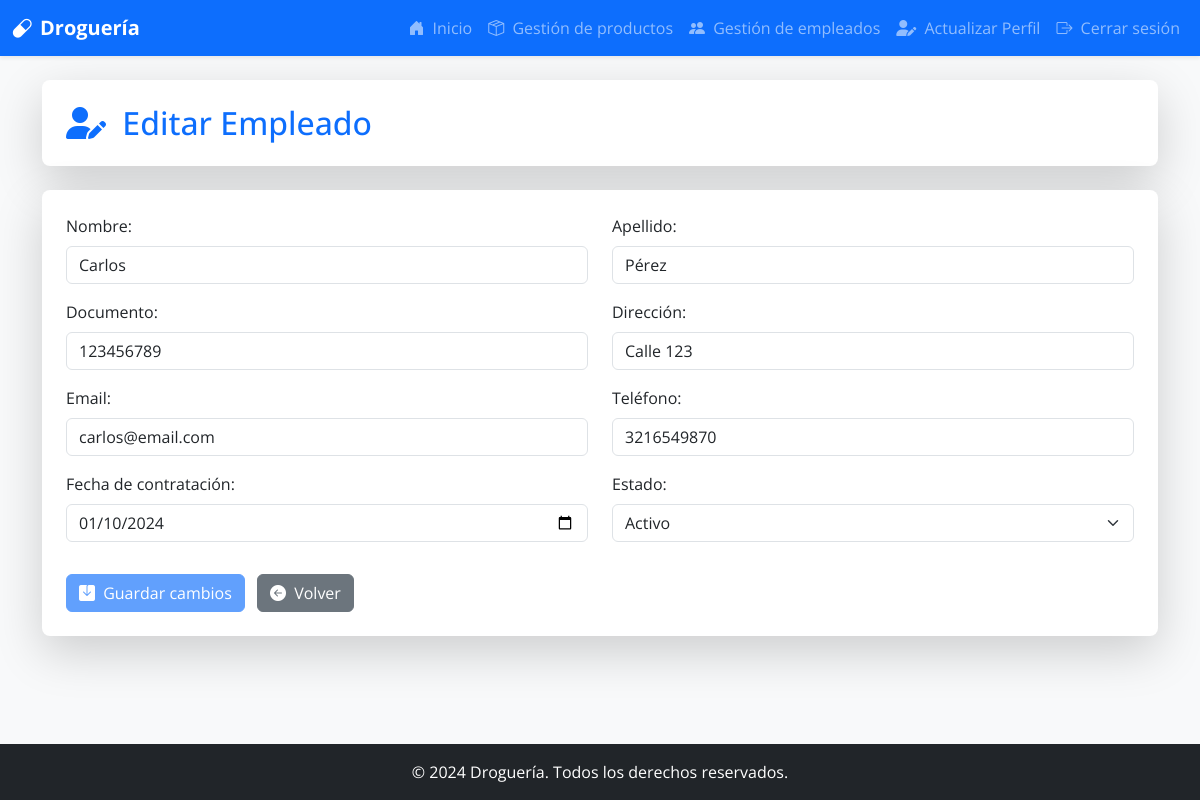
Screenshot of /empleadosDB/edit/1 (signed in) with the database file from the repository.
### models.py (models this page shows)
class Empleado(db.Model):
    __tablename__ = 'empleados'
    empleado_ID = db.Column(db.Integer, primary_key=True, autoincrement=True)
    usuario_FK = db.Column(db.Integer, db.ForeignKey('usuarios.usuario_ID', ondelete='CASCADE'), nullable=False)
    nombre1 = db.Column(db.String(150), nullable=False)
    nombre2 = db.Column(db.String(150))
    apellido1 = db.Column(db.String(150), nullable=False)
    apellido2 = db.Column(db.String(150))
    direccion = db.Column(db.String(100), nullable=False)
    documento_identificacion = db.Column(db.String(20), unique=True, nullable=False)
    email = db.Column(db.String(150), unique=True, nullable=False)
    telefono = db.Column(db.String(12), nullable=False)
    fecha_contratacion = db.Column(db.Date)
    estado = db.Column(db.Enum('activo', 'inactivo'), default='activo')

### app.py (the view)
@app.route('/empleadosDB/edit/<int:id>', methods=['GET'])
@login_required
def edit_empleado(id):
    if Rol.query.get(current_user.rol_FK).rol_usuario != "administrador":
        return jsonify({"error": "Acceso no autorizado"}), 403
    empleado = Empleado.query.get_or_404(id)
    return render_template('edit_empleado.html', empleado=empleado)

### app.py (called while the page is built)
@login_manager.user_loader
def load_user(user_id):
    return db.session.get(Usuario, int(user_id))

### templates/edit_empleado.html (shortened to what this page needs)
<!DOCTYPE html>
<html lang="es">
<head>
    <link href="https://cdn.jsdelivr.net/npm/bootstrap@5.3.2/dist/css/bootstrap.min.css" rel="stylesheet">
    <link href="https://cdn.jsdelivr.net/npm/bootstrap-icons@1.11.1/font/bootstrap-icons.css" rel="stylesheet">
    <link rel="stylesheet" href="https://cdnjs.cloudflare.com/ajax/libs/font-awesome/6.5.2/css/all.min.css">
</head>
<body class="bg-light">
    <nav class="navbar navbar-expand-lg navbar-dark bg-primary shadow-sm">
        <div class="container-fluid">
            <a class="navbar-brand d-flex align-items-center" href="{{ url_for('adminMain') }}">
                <i class="bi bi-capsule me-2"></i>
                <span class="fw-bold">Droguería</span>
            </a>
            <div class="collapse navbar-collapse" id="navbarNav">
                <ul class="navbar-nav ms-auto">
                    <li class="nav-item">
                        <a class="nav-link" href="{{ url_for('adminMain') }}"><i class="bi bi-house-door-fill me-1"></i> Inicio</a>
                    </li>
                    <li class="nav-item">
                        <a class="nav-link" href="{{ url_for('productosDB') }}"><i class="bi bi-box-seam me-1"></i> Gestión de productos</a>
                    </li>
                    <li class="nav-item">
                        <a class="nav-link" href="{{ url_for('empleadosDB') }}"><i class="bi bi-people-fill me-1"></i> Gestión de empleados</a>
                    </li>
                    <li class="nav-item">
                        <a class="nav-link" href="{{ url_for('update_profile') }}"><i class="fas fa-user-edit me-1"></i> Actualizar Perfil</a>
                    </li>
                    <li class="nav-item">
                        <a class="nav-link" href="{{ url_for('logout') }}"><i class="bi bi-box-arrow-right me-1"></i> Cerrar sesión</a>
                    </li>
                </ul>
            </div>
        </div>
    </nav>
    <main class="container mt-4 mb-5">
        <div class="card shadow-lg p-4 rounded-3 border-0 bg-white mb-4">
            <h2 class="card-title text-primary mb-0">
                <i class="fas fa-user-edit me-2"></i> Editar Empleado
            </h2>
        </div>
        <div class="card shadow-lg p-4 rounded-3 border-0 bg-white">
            <form action="{{ url_for('update_empleados', id=empleado.empleado_ID) }}" method="POST" id="formEditarEmpleado" class="needs-validation" novalidate>
                <div class="row">
                    <div class="col-md-6 mb-3">
                        <label for="nombre1" class="form-label">Nombre:</label>
                        <input type="text" class="form-control" id="nombre1" name="nombre1" value="{{ empleado.nombre1 }}" required>
                    </div>
                    <div class="col-md-6 mb-3">
                        <label for="apellido1" class="form-label">Apellido:</label>
                        <input type="text" class="form-control" id="apellido1" name="apellido1" value="{{ empleado.apellido1 }}" required>
                    </div>
                    <div class="col-md-6 mb-3">
                        <label for="documento_identificacion" class="form-label">Documento:</label>
                        <input type="text" class="form-control" id="documento_identificacion" name="documento_identificacion" value="{{ empleado.documento_identificacion }}" required>
                    </div>
                    <div class="col-md-6 mb-3">
                        <label for="direccion" class="form-label">Dirección:</label>
                        <input type="text" class="form-control" id="direccion" name="direccion" value="{{ empleado.direccion }}" required>
                    </div>
                    <div class="col-md-6 mb-3">
                        <label for="email" class="form-label">Email:</label>
                        <input type="email" class="form-control" id="email" name="email" value="{{ empleado.email }}" required>
                    </div>
                    <div class="col-md-6 mb-3">
                        <label for="telefono" class="form-label">Teléfono:</label>
                        <input type="text" class="form-control" id="telefono" name="telefono" value="{{ empleado.telefono }}" required>
                    </div>
                    <div class="col-md-6 mb-3">
                        <label for="fecha_contratacion" class="form-label">Fecha de contratación:</label>
                        <input type="date" class="form-control" id="fecha_contratacion" name="fecha_contratacion" value="{{ empleado.fecha_contratacion.strftime('%Y-%m-%d') }}" required>
                    </div>
                    <div class="col-md-6 mb-3">
                        <label for="estado" class="form-label">Estado:</label>
                        <select name="estado" id="estado" class="form-select" required>
                            <option value="activo" {% if empleado.estado == 'activo' %}selected{% endif %}>Activo</option>
                        </select>
                    </div>
                </div>
                <button type="submit" class="btn btn-primary mt-3" id="btnGuardarCambios"><i class="bi bi-save-fill me-1"></i> Guardar cambios</button>
                <a href="{{ url_for('empleadosDB') }}" class="btn btn-secondary mt-3 ms-2"><i class="bi bi-arrow-left-circle-fill me-1"></i> Volver</a>
            </form>
        </div>
    </main>
    <footer class="footer mt-auto py-3 bg-dark text-white">
        <div class="container text-center">
            <span>© 2024 Droguería. Todos los derechos reservados.</span>
        </div>
    </footer>
</body>
</html>

### templates/edit_empleado.html (style rules this page uses)
body { font-family: 'Open Sans', sans-serif; display: flex; flex-direction: column; min-height: 100vh; }
main { flex: 1; }

### rows the page displays
Empleado: nombre1 "Carlos", apellido1 "Pérez", documento_identificacion "123456789", direccion "Calle 123", email "carlos@email.com", telefono "3216549870", fecha_contratacion "01/10/2024", estado "Activo"
